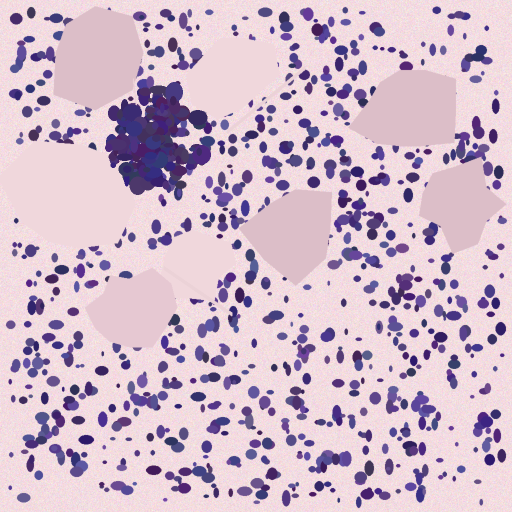
#> input picture patholens/assets/sample_histo.png, 1024 x 1024 px (shown at 1/2 size)
$ python -i patching.py   (imports and definitions only)
#> lines starting #> are read from the running program, lines starting #| are printed output that depends on the picture; after the words box and inside, x2 and y2 are one past the last pixel; in counts of white or black regions, pixels touching at a corner belong together
"""
Patch Extraction Module for PathoLens

Handles extraction of overlapping patches from whole slide images
for processing by the cancer classifier.
"""

import numpy as np
from PIL import Image
from typing import List, Tuple, Generator
from dataclasses import dataclass
import cv2


@dataclass
class Patch:
    """Represents an extracted image patch."""
    image: Image.Image
    x: int
    y: int
    width: int
    height: int
    tissue_fraction: float


class PatchExtractor:
    """
    Extracts overlapping patches from histopathology images.
    Includes tissue detection to avoid processing empty regions.
    """

    def __init__(
        self,
        patch_size: int = 224,
        stride: int = 112,
        min_tissue_fraction: float = 0.5,
        tissue_threshold: int = 220
    ):
        """
        Initialise the patch extractor.

        Args:
            patch_size: Size of square patches to extract
            stride: Step size between patches (< patch_size for overlap)
            min_tissue_fraction: Minimum fraction of tissue in patch
            tissue_threshold: Grayscale threshold for tissue detection
        """
        self.patch_size = patch_size
        self.stride = stride
        self.min_tissue_fraction = min_tissue_fraction
        self.tissue_threshold = tissue_threshold

    def detect_tissue_mask(self, image: Image.Image) -> np.ndarray:
        """
        Create a binary mask indicating tissue regions.

        H&E stained tissue typically appears pink/purple against
        a white background. We use grayscale thresholding to
        detect tissue regions.

        Args:
            image: PIL Image of the slide

        Returns:
            Binary mask (1 = tissue, 0 = background)
        """
        # Convert to grayscale
        gray = np.array(image.convert('L'))

        # Apply Gaussian blur to reduce noise
        blurred = cv2.GaussianBlur(gray, (7, 7), 0)

        # Threshold - tissue is darker than background
        tissue_mask = blurred < self.tissue_threshold

        # Morphological operations to clean up
        kernel = np.ones((5, 5), np.uint8)
        tissue_mask = cv2.morphologyEx(
            tissue_mask.astype(np.uint8),
            cv2.MORPH_CLOSE,
            kernel
        )
        tissue_mask = cv2.morphologyEx(
            tissue_mask,
            cv2.MORPH_OPEN,
            kernel
        )

        return tissue_mask

    def compute_tissue_fraction(
        self,
        tissue_mask: np.ndarray,
        x: int,
        y: int,
        width: int,
        height: int
    ) -> float:
        """
        Compute the fraction of tissue in a patch region.

        Args:
            tissue_mask: Binary tissue mask
            x, y: Top-left corner of patch
            width, height: Patch dimensions

        Returns:
            Fraction of pixels that are tissue (0-1)
        """
        patch_mask = tissue_mask[y:y+height, x:x+width]
        if patch_mask.size == 0:
            return 0.0
        return np.mean(patch_mask)

    def extract_patches(
        self,
        image: Image.Image,
        filter_tissue: bool = True
    ) -> List[Patch]:
        """
        Extract all patches from an image.

        Args:
            image: PIL Image to extract patches from
            filter_tissue: Whether to filter out non-tissue patches

        Returns:
            List of Patch objects
        """
        width, height = image.size
        patches = []

        # Create tissue mask if filtering
        if filter_tissue:
            tissue_mask = self.detect_tissue_mask(image)
        else:
            tissue_mask = np.ones((height, width), dtype=np.uint8)

        # Extract patches
        for y in range(0, height - self.patch_size + 1, self.stride):
            for x in range(0, width - self.patch_size + 1, self.stride):
                # Check tissue fraction
                tissue_frac = self.compute_tissue_fraction(
                    tissue_mask, x, y, self.patch_size, self.patch_size
                )

                if tissue_frac >= self.min_tissue_fraction or not filter_tissue:
                    # Extract patch
                    patch_img = image.crop((
                        x, y,
                        x + self.patch_size,
                        y + self.patch_size
                    ))

                    patches.append(Patch(
                        image=patch_img,
                        x=x,
                        y=y,
                        width=self.patch_size,
                        height=self.patch_size,
                        tissue_fraction=tissue_frac
                    ))

        return patches

    # [121 lines left out: functions extract_patches_generator, get_grid_info, extract_patches, visualise_patches, not called in this run]

>>> from PIL import Image
>>> picture = Image.open('../assets/sample_histo.png')
#> picture is the input picture: PIL image 1024x1024 RGB; mean R, G, B 208.1, 184.9, 202.4
>>> result = PatchExtractor().extract_patches(picture)
#> in detect_tissue_mask, `gray = np.array(image.convert('L'))`:
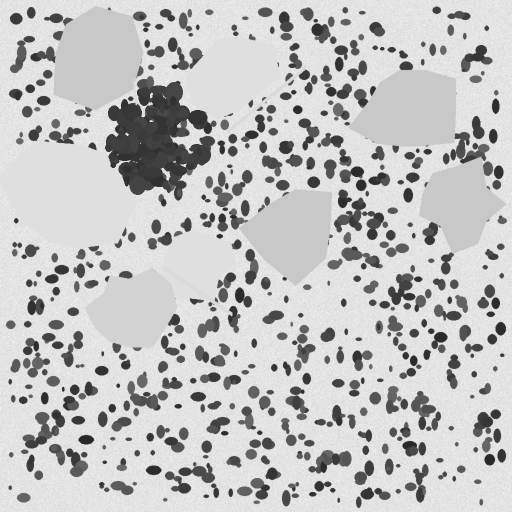
#> gray: shape (1024, 1024) (shown at 1/2 size); min 40, max 248, mean 193.8
#> in detect_tissue_mask, `tissue_mask = blurred < self.tissue_threshold`:
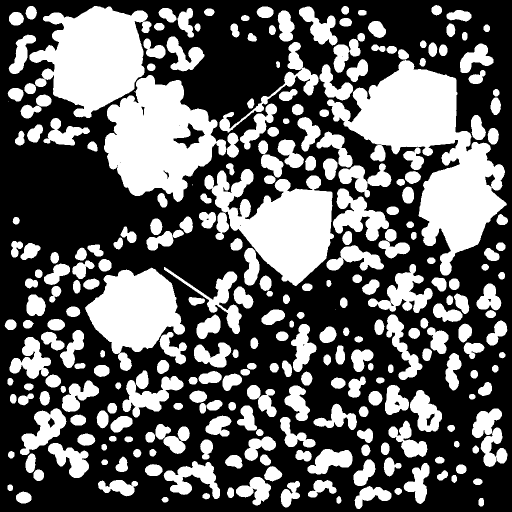
#> tissue_mask: shape (1024, 1024) bool (shown at 1/2 size); 39.1% white; 286 white regions (4 under 20 px), largest, box (x1, y1, x2, y2) and area: (654, 120, 1014, 551) 57422, (208, 150, 453, 404) 36433, (59, 12, 303, 236) 33743
#> in detect_tissue_mask, `tissue_mask = cv2.morphologyEx( tissue_mask.astype(np.uint8), cv2.MORP..`: tissue_mask: shape (1024, 1024); values 0 (black) and 1 (white), 39.8% white; 191 white regions (3 under 20 px), largest, box (x1, y1, x2, y2) and area: (15, 12, 1014, 572) 206504, (170, 535, 374, 742) 24769, (328, 534, 484, 678) 5984
#> in detect_tissue_mask, `tissue_mask = cv2.morphologyEx( tissue_mask, cv2.MORPH_OPEN, kernel )`:
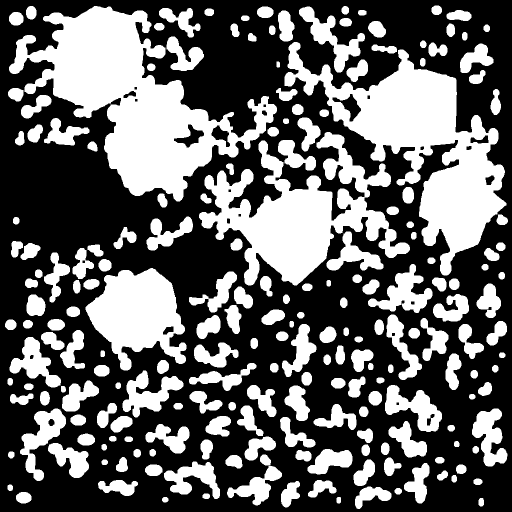
#> tissue_mask: shape (1024, 1024) (shown at 1/2 size); values 0 (black) and 1 (white), 39.6% white; 208 white regions, largest, box (x1, y1, x2, y2) and area: (18, 12, 554, 403) 78882, (569, 84, 1013, 551) 67131, (398, 264, 820, 571) 51113
#> the loop in extract_patches, `for y in range(0, height - self.patch_size + 1, self.stride):` made 8 passes
#> pass 1, in compute_tissue_fraction (call 2), `patch_mask = tissue_mask[y:y+height, x:x+width]`:
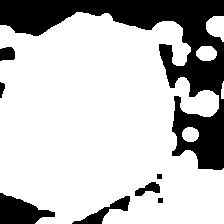
#> patch_mask: shape (224, 224); values 0 (black) and 1 (white), 75.7% white; 8 black regions, largest, box (x1, y1, x2, y2) and area: (0, 0, 224, 170) 10212, (0, 193, 55, 224) 1037, (72, 196, 130, 224) 473
#> pass 1, in compute_tissue_fraction (call 3), `patch_mask = tissue_mask[y:y+height, x:x+width]`:
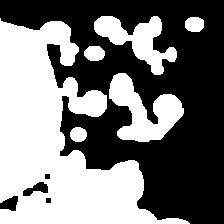
#> patch_mask: shape (224, 224); values 0 (black) and 1 (white), 47.2% white; 6 white regions, box (x1, y1, x2, y2) and area: (0, 18, 190, 224) 18370, (109, 73, 184, 142) 2600, (94, 16, 177, 75) 2020, (84, 46, 105, 61) 256, (185, 17, 204, 32) 243, (70, 127, 87, 142) 205
#> pass 1, in compute_tissue_fraction (call 4), `patch_mask = tissue_mask[y:y+height, x:x+width]`:
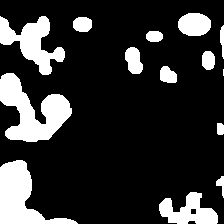
#> patch_mask: shape (224, 224); values 0 (black) and 1 (white), 19.1% white; 14 white regions (1 under 20 px), largest, box (x1, y1, x2, y2) and area: (0, 73, 72, 142) 2556, (0, 160, 78, 224) 2155, (0, 16, 65, 75) 1676
#> after the loop in extract_patches, `for y in range(0, height - self.patch_size + 1, self.stride):`:
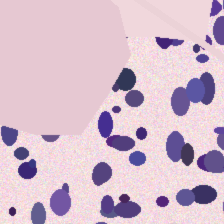
#> patch_img: PIL image 224x224 RGB; mean R, G, B 212.1, 187.9, 204.3
#> after the loop in extract_patches, `for y in range(0, height - self.patch_size + 1, self.stride):`: patches = 19 items
#> result = 19 items
